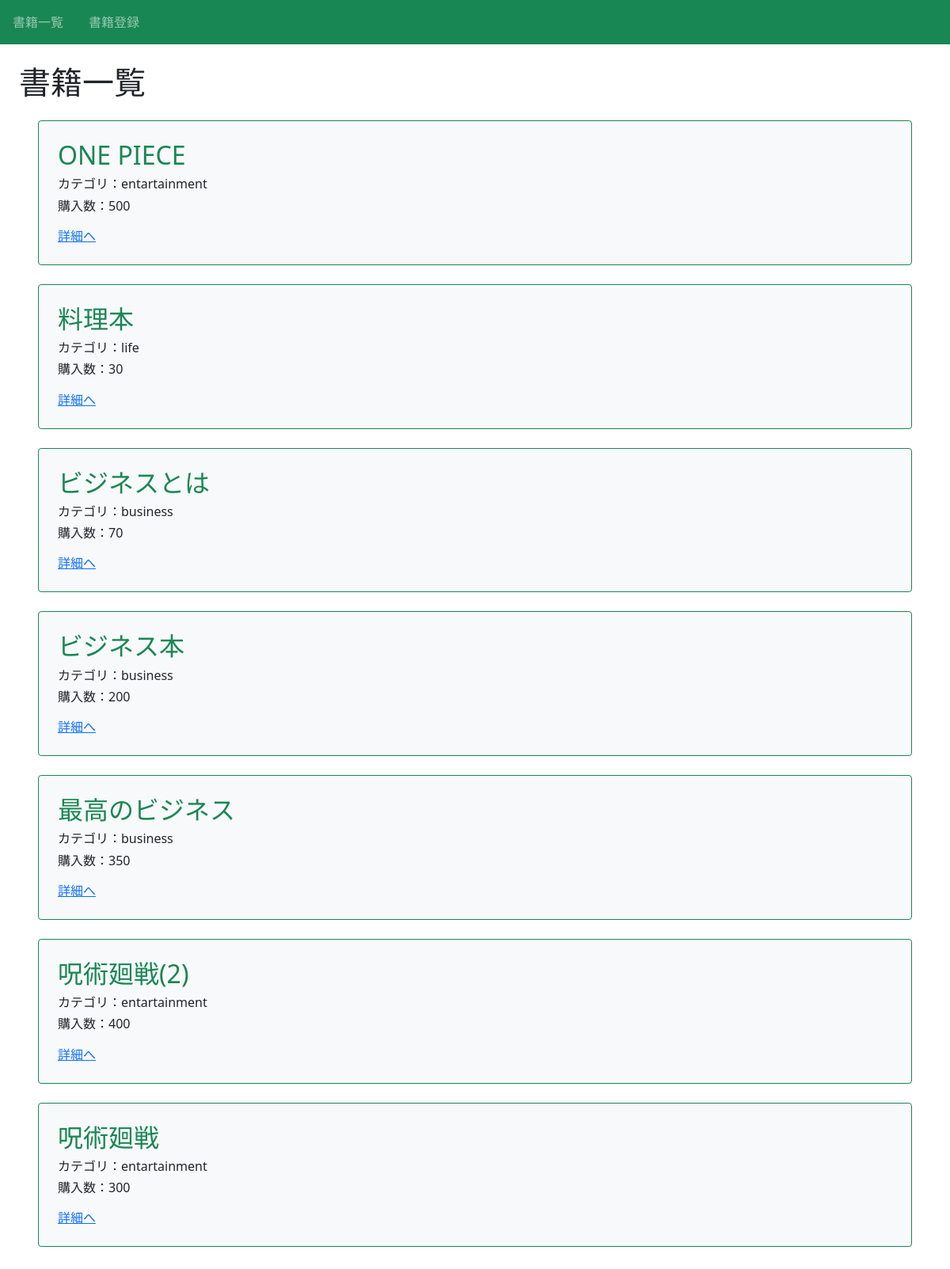
/book/, run on the app's committed database.
### book/models.py (models this page shows, shortened)
class Book(models.Model):
    title = models.CharField(max_length=100)
    text = models.TextField()
    category = models.CharField(
        max_length=100,
        choices = CATEGORY
    )
    purchase=models.CharField(max_length=10000, null=True)

### book/views.py (the view)
# urls.py: path('book/',views.ListBookView.as_view(),name='list-book'),
class ListBookView(ListView):
    template_name = 'book/book_list.html'
    model = Book

### book/templates/book/book_list.html (shortened to what this page needs)
{%extends 'base.html' %}
{% block h1%}書籍一覧{% endblock %}
{% block content %}
{% for item in object_list %}
<div class="p-4 m-4 bg-light border border-success rounded">
    <h2 class="text-success">{{ item.title }}</h2>
    <h6>カテゴリ：{{ item.category }}</h6>
    <h6>購入数：{{ item.purchase }}</h6>
    <div class="mt-3">
        <a href="{% url 'detail-book' item.pk %}">詳細へ</a>
    </div>
</div>
{% endfor %}
{% endblock content %}

### data on the page
Book: title "ONE PIECE", category "entartainment", purchase "500"
Book: title "料理本", category "life", purchase "30"
Book: title "ビジネスとは", category "business", purchase "70"
Book: title "ビジネス本", category "business", purchase "200"
Book: title "最高のビジネス", category "business", purchase "350"
Book: title "呪術廻戦(2)", category "entartainment", purchase "400"
Book: title "呪術廻戦", category "entartainment", purchase "300"
